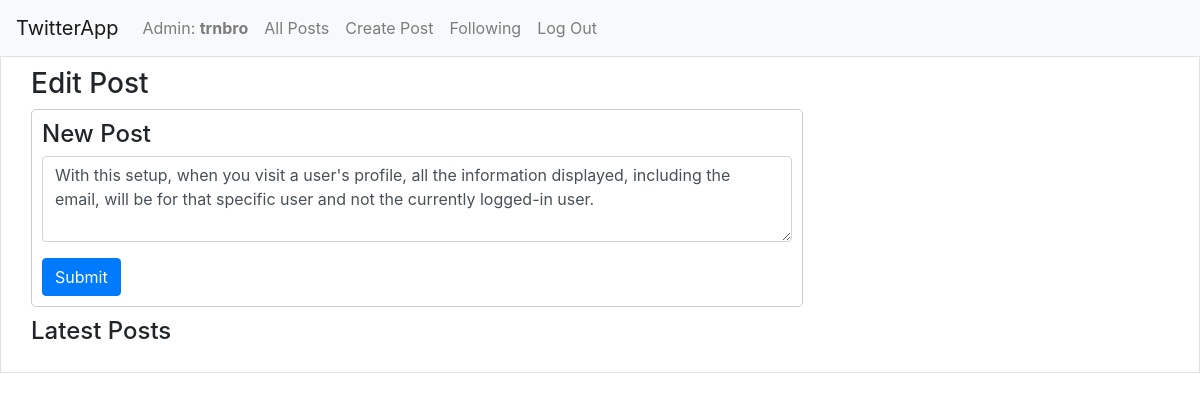
/edit_post/34/ (signed in), run on the app's committed database.
### twitterapp/models.py (models this page shows, shortened)
class User(AbstractUser):
    is_admin = models.BooleanField(default=False)
    followers = models.ManyToManyField('self', symmetrical=False, related_name='following')

class Post(models.Model):
    user = models.ForeignKey(User, on_delete=models.CASCADE)
    text = models.TextField()
    created_at = models.DateTimeField(auto_now_add=True)
    updated_at = models.DateTimeField(auto_now=True)
    likes = models.ManyToManyField(User, through='Like', related_name='liked_posts', blank=True)
    is_edited = models.BooleanField(default=False)  # Add a field to track if the post has been edited
    edited_text = models.TextField(blank=True, null=True)  # Field to store the edited content

### twitterapp/views.py (the view)
# urls.py: path('edit_post/<int:post_id>/', views.edit_post, name='edit_post'),
@login_required
def edit_post(request, post_id):
    try:
        post = Post.objects.get(pk=post_id, user=request.user)
    except Post.DoesNotExist:
        return HttpResponseRedirect(reverse('index'))
    print("Post user ID:", post.user.id)
    print("Request user ID:", request.user.id)
    print("Post user:", post.user)
    print("Request user:", request.user)
    if post.user != request.user:
        messages.error(request, "You are not authorized to edit this post.")
        print("Redirecting to index page")
        return HttpResponseRedirect(reverse('index')) # or /
    if request.method == 'POST':
        form = PostForm(request.POST, instance=post)
        if form.is_valid():
            edited_post = form.save(commit=False)
            edited_post.is_edited = True
            edited_post.save()
            return HttpResponseRedirect(reverse("index"))
    else:
        form = PostForm(instance=post)
    return render(request, 'twitterapp/edit_post.html', {'form': form, 'post': post})

### twitterapp/forms.py
class PostForm(forms.ModelForm):
    class Meta:
        model = Post
        fields = ['text']

### twitterapp/templates/twitterapp/edit_post.html (shortened to what this page needs)
{% extends "twitterapp/layout.html" %}
{% block body %}
    <div class="border mx-auto">
    <h3 class="margin_left20">Edit Post</h3>
    <form method="POST" class="margin_left20">
        <div class="col-sm-8 rounded-border">
            <h4>New Post</h4>
            <div class="form-group">
                <textarea class="form-control" id="id_text" name="text" rows="3" placeholder="Enter text">{{ post.text }}</textarea>
            </div>
            <button type="submit" class="btn btn-primary">Submit</button>
        </div>
    </form>
    <h4 class="margin_left20">Latest Posts</h4>
    </div>
{% endblock %}

### twitterapp/templates/twitterapp/layout.html (shortened to what this page needs)
{% load static %}
<!DOCTYPE html>
<html lang="en">
<head>
    <link rel="stylesheet" href="https://stackpath.bootstrapcdn.com/bootstrap/4.4.1/css/bootstrap.min.css">
    <link href="{% static 'twitterapp/styles.css' %}" rel="stylesheet">
</head>
<body>
    <nav class="navbar navbar-expand-lg navbar-light bg-light">
        <a class="navbar-brand" href="#">TwitterApp</a>
        <div>
            <ul class="navbar-nav mr-auto">
                {% if user.is_authenticated %}
                    {% if user.is_admin %}
                    <li class="nav-item">
                        <a class="nav-link" href="{% url 'user_page' user.username %}">Admin: <strong>{{ user.username }}</strong></a>
                    </li>
                    {% else %}
                    <li class="nav-item">
                        <a class="nav-link" href="#"><strong>{{ user.username }}</strong></a>
                    </li>
                    {% endif %}
                {% endif %}
                <li class="nav-item">
                    <a class="nav-link" href="{% url 'index' %}">All Posts</a>
                </li>
                {% if user.is_authenticated %}
                    <li class="nav-item">
                        <a class="nav-link" href="{% url 'create_post' %}">Create Post</a>
                    </li>
                    <li class="nav-item">
                        <a class="nav-link" href="{% url 'following_users' %}">Following</a>
                    </li>
                    <li class="nav-item">
                        <a class="nav-link" href="{% url 'logout' %}">Log Out</a>
                    </li>
                {% endif %}
            </ul>
        </div>
    </nav>
    <div class="body">
        {% block body %}
        {% endblock %}
    </div>
</body>
</html>

### twitterapp/static/twitterapp/styles.css (style rules this page uses)
.margin_left20 { margin-left: 20px; }
.rounded-border { border: 1px solid #ccc; border-radius: 5px; padding: 10px; margin-bottom: 10px; }
.border { border: 1px solid #ccc; padding: 10px; margin-bottom: 10px; }

### data on the page
User: username "trnbro"
Post: text "With this setup, when you visit a user's profile, all the information displayed, including the email, will be for that specific user and not the currently logged-in user."
